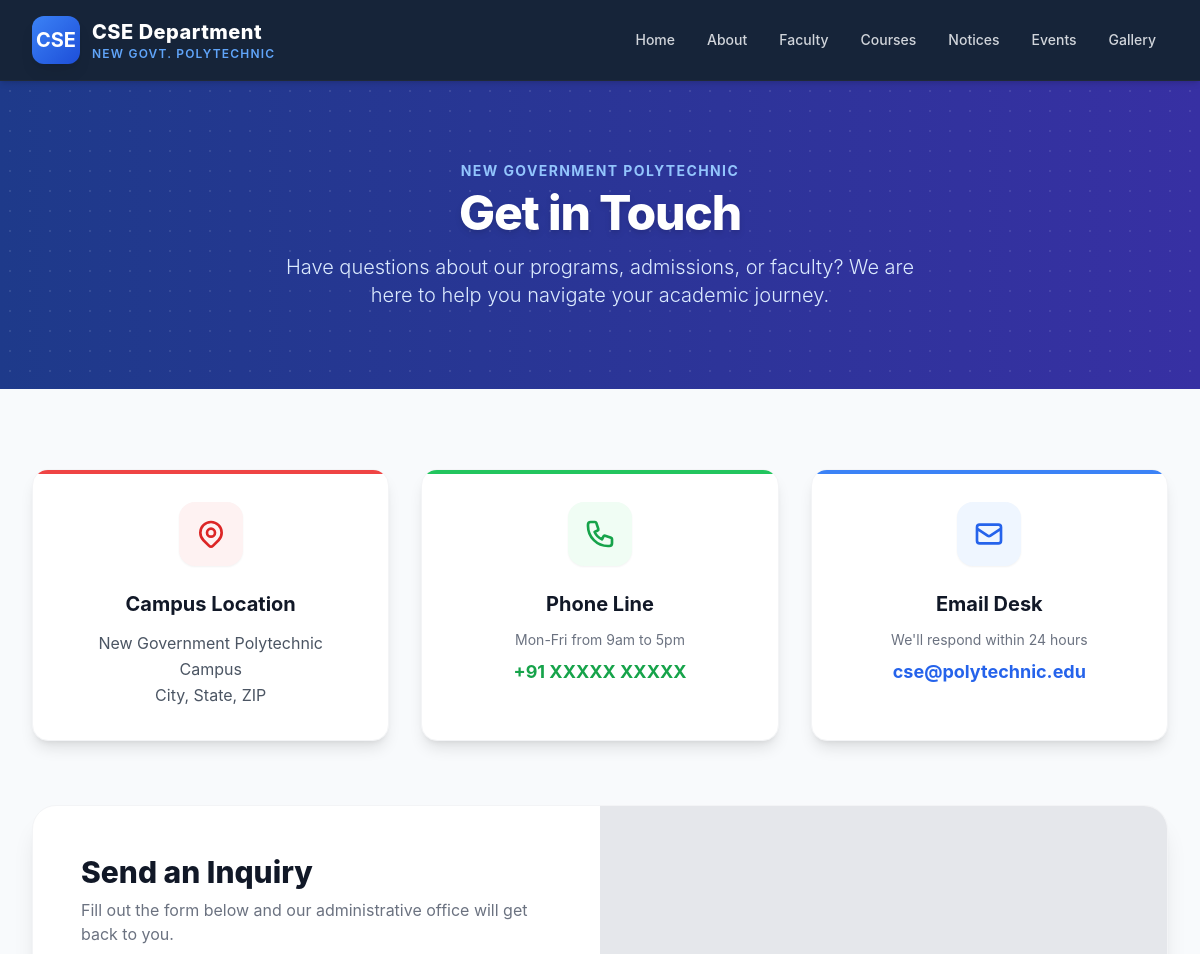
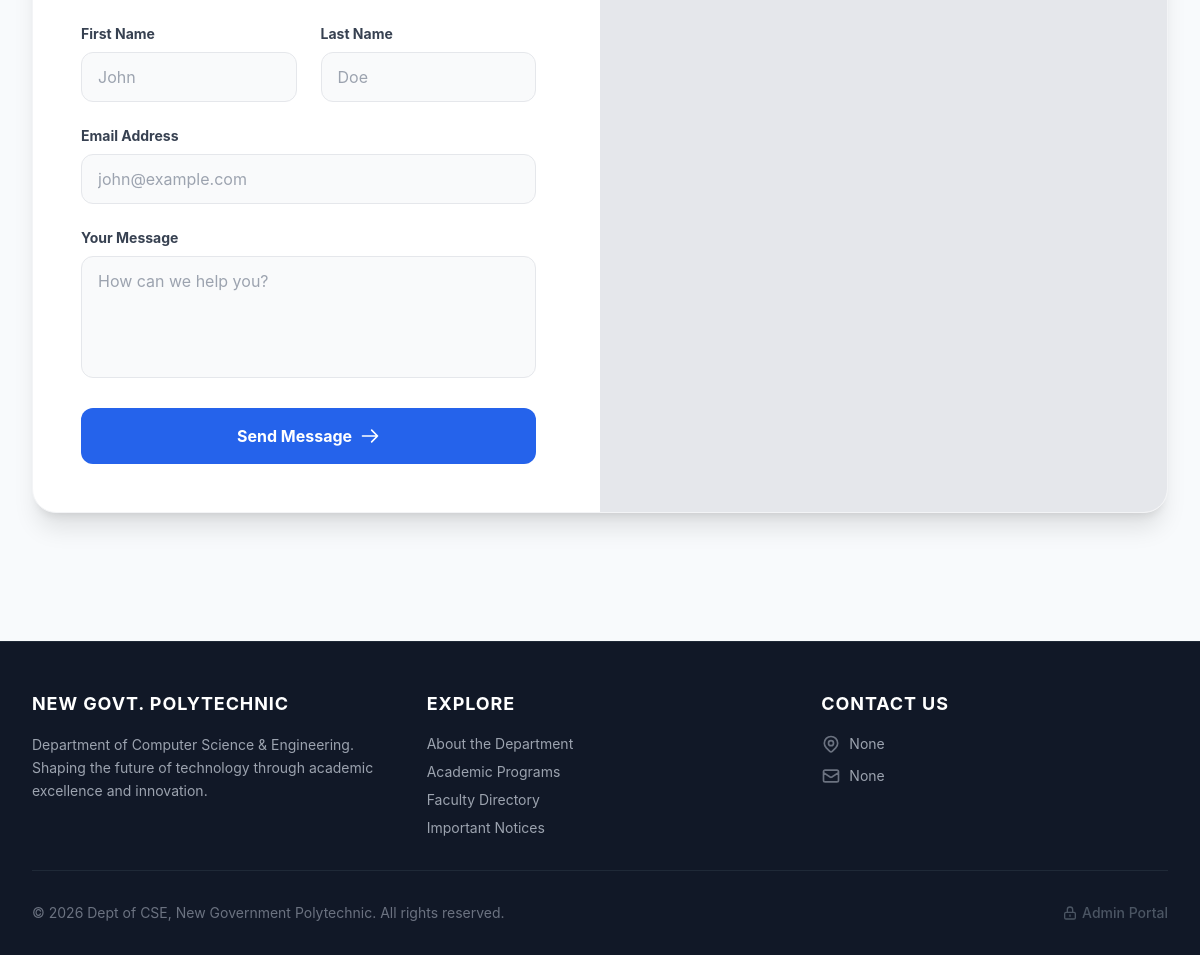
The app's page /contact with its own data (2 pictures, top to bottom).
### models.py (models this page shows)
class DepartmentInfo(db.Model):
    id = db.Column(db.Integer, primary_key=True)
    about_text = db.Column(db.Text, nullable=False, default="Welcome to the Department of Computer Science & Engineering.")
    vision = db.Column(db.Text, default="To be a center of excellence in computer science education and research.")
    mission = db.Column(db.Text, default="To produce globally competent and socially responsible computer engineers.")
    hod_name = db.Column(db.String(100), nullable=True)
    hod_message = db.Column(db.Text, nullable=True)
    hod_image = db.Column(db.String(255), nullable=True) # NEW
    principal_name = db.Column(db.String(100), nullable=True)
    principal_message = db.Column(db.Text, nullable=True)
    principal_image = db.Column(db.String(255), nullable=True)
    contact_email = db.Column(db.String(120), nullable=True)
    contact_phone = db.Column(db.String(20), nullable=True)
    address = db.Column(db.Text, nullable=True)

### app.py (the view)
@app.route('/contact')
def contact():
    info = DepartmentInfo.query.first()
    return render_template('contact.html', info=info)

### templates/contact.html (shortened to what this page needs)
{% extends 'base.html' %}
{% block content %}
<div class="bg-gradient-to-r from-blue-900 to-indigo-800 py-16 sm:py-20 relative overflow-hidden">
    <div class="absolute inset-0 opacity-10" style="background-image: radial-gradient(#fff 1px, transparent 1px); background-size: 20px 20px;"></div>
    <div class="relative z-10 max-w-7xl mx-auto px-4 sm:px-6 lg:px-8 text-center">
        <span class="text-blue-300 font-bold tracking-widest uppercase text-sm mb-2 block">New Government Polytechnic</span>
        <h1 class="text-4xl sm:text-5xl font-extrabold text-white tracking-tight drop-shadow-md">Get in Touch</h1>
        <p class="mt-4 text-xl text-blue-100 max-w-2xl mx-auto font-light">
            Have questions about our programs, admissions, or faculty? We are here to help you navigate your academic journey.
        </p>
    </div>
</div>
<div class="max-w-7xl mx-auto px-4 sm:px-6 lg:px-8 py-16 sm:py-20">
    <div class="grid grid-cols-1 md:grid-cols-3 gap-8 mb-16">
        <div class="bg-white p-8 rounded-2xl shadow-lg border border-gray-100 text-center flex flex-col items-center transform transition-all duration-300 hover:-translate-y-2 hover:shadow-2xl group relative overflow-hidden">
            <div class="absolute top-0 left-0 w-full h-1 bg-red-500"></div>
            <div class="w-16 h-16 bg-red-50 rounded-2xl flex items-center justify-center text-red-600 mb-6 group-hover:scale-110 group-hover:bg-red-500 group-hover:text-white transition-all duration-300 shadow-sm">
            </div>
            <h3 class="text-xl font-bold text-gray-900 mb-3">Campus Location</h3>
            <p class="text-gray-600 whitespace-pre-line leading-relaxed">{{ info.address or 'New Government Polytechnic Campus\nCity, State, ZIP' }}</p>
        </div>
        <div class="bg-white p-8 rounded-2xl shadow-lg border border-gray-100 text-center flex flex-col items-center transform transition-all duration-300 hover:-translate-y-2 hover:shadow-2xl group relative overflow-hidden">
            <div class="absolute top-0 left-0 w-full h-1 bg-green-500"></div>
            <div class="w-16 h-16 bg-green-50 rounded-2xl flex items-center justify-center text-green-600 mb-6 group-hover:scale-110 group-hover:bg-green-500 group-hover:text-white transition-all duration-300 shadow-sm">
            </div>
            <h3 class="text-xl font-bold text-gray-900 mb-3">Phone Line</h3>
            <p class="text-gray-500 mb-2 text-sm">Mon-Fri from 9am to 5pm</p>
            <a href="tel:{{ info.contact_phone }}" class="text-green-600 hover:text-green-800 font-bold text-lg transition-colors">{{ info.contact_phone or '+91 XXXXX XXXXX' }}</a>
        </div>
        <div class="bg-white p-8 rounded-2xl shadow-lg border border-gray-100 text-center flex flex-col items-center transform transition-all duration-300 hover:-translate-y-2 hover:shadow-2xl group relative overflow-hidden">
            <div class="absolute top-0 left-0 w-full h-1 bg-blue-500"></div>
            <div class="w-16 h-16 bg-blue-50 rounded-2xl flex items-center justify-center text-blue-600 mb-6 group-hover:scale-110 group-hover:bg-blue-600 group-hover:text-white transition-all duration-300 shadow-sm">
                <svg class="w-8 h-8" fill="none" stroke="currentColor" viewBox="0 0 24 24"><path stroke-linecap="round" stroke-linejoin="round" stroke-width="2" d="M3 8l7.89 5.26a2 2 0 002.22 0L21 8M5 19h14a2 2 0 002-2V7a2 2 0 00-2-2H5a2 2 0 00-2 2v10a2 2 0 002 2z"></path></svg>
            </div>
            <h3 class="text-xl font-bold text-gray-900 mb-3">Email Desk</h3>
            <p class="text-gray-500 mb-2 text-sm">We'll respond within 24 hours</p>
            <a href="mailto:{{ info.contact_email }}" class="text-blue-600 hover:text-blue-800 font-bold text-lg transition-colors break-all">{{ info.contact_email or 'cse@polytechnic.edu' }}</a>
        </div>
    </div>
    <div class="bg-white rounded-3xl shadow-xl border border-gray-100 overflow-hidden flex flex-col lg:flex-row">
        <div class="w-full lg:w-1/2 p-8 sm:p-12 lg:pr-16 flex flex-col justify-center">
            <h2 class="text-3xl font-extrabold text-gray-900 mb-2">Send an Inquiry</h2>
            <p class="text-gray-500 mb-8">Fill out the form below and our administrative office will get back to you.</p>
            <form action="mailto:{{ info.contact_email }}" method="POST" enctype="text/plain" class="space-y-6">
                <div class="grid grid-cols-1 sm:grid-cols-2 gap-6">
                    <div>
                        <label class="block text-sm font-bold text-gray-700 mb-2">First Name</label>
                        <input type="text" class="w-full px-4 py-3 bg-gray-50 border border-gray-200 rounded-xl focus:ring-2 focus:ring-blue-500 focus:bg-white transition-colors" placeholder="John">
                    </div>
                    <div>
                        <label class="block text-sm font-bold text-gray-700 mb-2">Last Name</label>
                        <input type="text" class="w-full px-4 py-3 bg-gray-50 border border-gray-200 rounded-xl focus:ring-2 focus:ring-blue-500 focus:bg-white transition-colors" placeholder="Doe">
                    </div>
                </div>
                <div>
                    <label class="block text-sm font-bold text-gray-700 mb-2">Email Address</label>
                    <input type="email" class="w-full px-4 py-3 bg-gray-50 border border-gray-200 rounded-xl focus:ring-2 focus:ring-blue-500 focus:bg-white transition-colors" placeholder="john@example.com">
                </div>
                <div>
                    <label class="block text-sm font-bold text-gray-700 mb-2">Your Message</label>
                    <textarea rows="4" class="w-full px-4 py-3 bg-gray-50 border border-gray-200 rounded-xl focus:ring-2 focus:ring-blue-500 focus:bg-white transition-colors resize-none" placeholder="How can we help you?"></textarea>
                </div>
                <button type="submit" class="w-full bg-blue-600 text-white font-bold py-4 px-6 rounded-xl hover:bg-blue-700 hover:shadow-lg transition-all duration-200 flex justify-center items-center">
                    Send Message
                    <svg class="w-5 h-5 ml-2" fill="none" stroke="currentColor" viewBox="0 0 24 24"><path stroke-linecap="round" stroke-linejoin="round" stroke-width="2" d="M14 5l7 7m0 0l-7 7m7-7H3"></path></svg>
                </button>
            </form>
        </div>
        <div class="w-full lg:w-1/2 bg-gray-200 min-h-[400px] lg:min-h-full relative">
            <iframe
                src="https://www.google.com/maps/embed?pb=!1m18!1m12!1m3!1d14686.792186536342!2d86.1368541!3d23.0349141!2m3!1f0!2f0!3f0!3m2!1i1024!2i768!4f13.1!3m3!1m2!1s0x39f42337781db199%3A0x6b1cc8c03565f1df!2sGovernment%20Polytechnic%20College!5e0!3m2!1sen!2sin!4v1680000000000!5m2!1sen!2sin"
                class="absolute inset-0 w-full h-full border-0 grayscale hover:grayscale-0 transition-all duration-500"
                allowfullscreen=""
                loading="lazy"
>
            </iframe>
        </div>
    </div>
</div>
{% endblock %}

### templates/base.html (shortened to what this page needs)
<!DOCTYPE html>
<html lang="en" class="scroll-smooth">
<head>
    <script src="https://cdn.tailwindcss.com"></script>
</head>
<body class="bg-cseLight text-gray-800 flex flex-col min-h-screen font-sans antialiased">
    <nav x-data="{ open: false }" class="bg-cseBlue/95 backdrop-blur-md sticky top-0 z-50 shadow-md border-b border-gray-800">
        <div class="max-w-7xl mx-auto px-4 sm:px-6 lg:px-8">
            <div class="flex items-center justify-between h-20">
                <div class="flex-shrink-0 flex items-center gap-3 md:gap-4">
                    <a href="/" class="flex items-center gap-3 group">
                        <div class="w-10 h-10 md:w-12 md:h-12 bg-gradient-to-br from-blue-500 to-blue-700 rounded-xl flex items-center justify-center text-white font-bold text-lg md:text-xl shadow-lg group-hover:shadow-blue-500/30 transition-shadow">
                            CSE
                        </div>
                        <div class="flex flex-col">
                            <span class="text-white font-extrabold text-lg md:text-xl leading-tight tracking-wide group-hover:text-blue-300 transition-colors">CSE Department</span>
                            <span class="text-blue-400 text-[10px] md:text-xs font-semibold tracking-widest uppercase">New Govt. Polytechnic</span>
                        </div>
                    </a>
                </div>
                <div class="hidden md:block">
                    <div class="ml-10 flex items-baseline space-x-1 lg:space-x-2">
                        <a href="/" class="text-gray-300 hover:text-white hover:bg-white/10 px-3 py-2 rounded-md text-sm font-medium transition-all duration-200">Home</a>
                        <a href="/about" class="text-gray-300 hover:text-white hover:bg-white/10 px-3 py-2 rounded-md text-sm font-medium transition-all duration-200">About</a>
                        <a href="/faculty" class="text-gray-300 hover:text-white hover:bg-white/10 px-3 py-2 rounded-md text-sm font-medium transition-all duration-200">Faculty</a>
                        <a href="/courses" class="text-gray-300 hover:text-white hover:bg-white/10 px-3 py-2 rounded-md text-sm font-medium transition-all duration-200">Courses</a>
                        <a href="/notices" class="text-gray-300 hover:text-white hover:bg-white/10 px-3 py-2 rounded-md text-sm font-medium transition-all duration-200">Notices</a>
                        <a href="/events" class="text-gray-300 hover:text-white hover:bg-white/10 px-3 py-2 rounded-md text-sm font-medium transition-all duration-200">Events</a>
                        <a href="/gallery" class="text-gray-300 hover:text-white hover:bg-white/10 px-3 py-2 rounded-md text-sm font-medium transition-all duration-200">Gallery</a>
                    </div>
                </div>
            </div>
        </div>
    </nav>
    <main class="flex-grow w-full">
        {% block content %}{% endblock %}
    </main>
    <footer class="bg-gray-900 border-t border-gray-800 text-gray-300 pt-12 pb-8 mt-12">
        <div class="max-w-7xl mx-auto px-4 sm:px-6 lg:px-8">
            <div class="grid grid-cols-1 md:grid-cols-3 gap-8 md:gap-12 mb-8 text-center md:text-left">
                <div>
                    <h3 class="text-white text-lg font-bold mb-4 tracking-wider uppercase">New Govt. Polytechnic</h3>
                    <p class="text-sm text-gray-400 leading-relaxed mb-4">
                        Department of Computer Science & Engineering. Shaping the future of technology through academic excellence and innovation.
                    </p>
                </div>
                <div class="flex flex-col items-center md:items-start">
                    <h3 class="text-white text-lg font-bold mb-4 tracking-wider uppercase">Explore</h3>
                    <ul class="space-y-2 text-sm text-gray-400">
                        <li><a href="/about" class="hover:text-blue-400 transition-colors">About the Department</a></li>
                        <li><a href="/courses" class="hover:text-blue-400 transition-colors">Academic Programs</a></li>
                        <li><a href="/faculty" class="hover:text-blue-400 transition-colors">Faculty Directory</a></li>
                        <li><a href="/notices" class="hover:text-blue-400 transition-colors">Important Notices</a></li>
                    </ul>
                </div>
                <div>
                    <h3 class="text-white text-lg font-bold mb-4 tracking-wider uppercase">Contact Us</h3>
                    <ul class="space-y-3 text-sm text-gray-400">
                        <li class="flex items-start justify-center md:justify-start">
                            <span>{{ info.address if info else 'Campus Address, City, State' }}</span>
                        </li>
                        <li class="flex items-center justify-center md:justify-start">
                            <svg class="w-5 h-5 mr-2 text-gray-500 flex-shrink-0" fill="none" stroke="currentColor" viewBox="0 0 24 24"><path stroke-linecap="round" stroke-linejoin="round" stroke-width="2" d="M3 8l7.89 5.26a2 2 0 002.22 0L21 8M5 19h14a2 2 0 002-2V7a2 2 0 00-2-2H5a2 2 0 00-2 2v10a2 2 0 002 2z"></path></svg>
                            <span>{{ info.contact_email if info else 'cse@polytechnic.edu' }}</span>
                        </li>
                    </ul>
                </div>
            </div>
            <div class="border-t border-gray-800 pt-8 flex flex-col md:flex-row justify-between items-center text-sm text-gray-500">
                <p>&copy; 2026 Dept of CSE, New Government Polytechnic. All rights reserved.</p>
                <div x-data="{ loginOpen: false }" @keydown.escape.window="loginOpen = false" class="mt-4 md:mt-0">
                    <button @click="loginOpen = true" class="flex items-center text-gray-600 hover:text-gray-300 transition-colors font-medium">
                        <svg class="w-4 h-4 mr-1" fill="none" stroke="currentColor" viewBox="0 0 24 24"><path stroke-linecap="round" stroke-linejoin="round" stroke-width="2" d="M12 15v2m-6 4h12a2 2 0 002-2v-6a2 2 0 00-2-2H6a2 2 0 00-2 2v6a2 2 0 002 2zm10-10V7a4 4 0 00-8 0v4h8z"></path></svg>
                        Admin Portal
                    </button>
                </div>
            </div>
        </div>
    </footer>
</body>
</html>

### records on screen
DepartmentInfo: address "New Government Polytechnic Campus City, State, ZIP", contact_phone "+91 XXXXX XXXXX", contact_email "cse@polytechnic.edu", address "None", contact_email "None"
